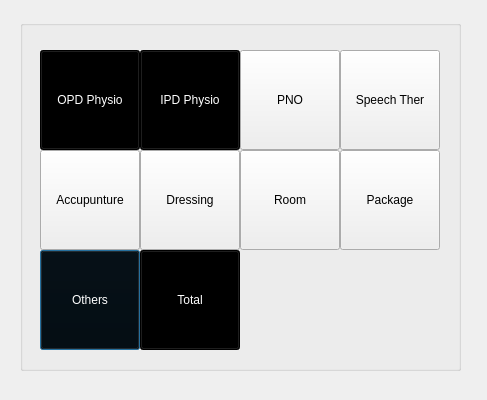
<?xml version="1.0" encoding="UTF-8"?>
<ui version="4.0">
 <class>new_dis_bill_Dialog</class>
 <widget class="QDialog" name="new_dis_bill_Dialog">
  <property name="geometry">
   <rect>
    <x>0</x>
    <y>0</y>
    <width>487</width>
    <height>400</height>
   </rect>
  </property>
  <property name="windowTitle">
   <string>Display Bill</string>
  </property>
  <widget class="QGroupBox" name="groupBox">
   <property name="geometry">
    <rect>
     <x>20</x>
     <y>20</y>
     <width>441</width>
     <height>351</height>
    </rect>
   </property>
   <property name="title">
    <string/>
   </property>
   <widget class="QPushButton" name="pushButton_9">
    <property name="geometry">
     <rect>
      <x>20</x>
      <y>230</y>
      <width>100</width>
      <height>100</height>
     </rect>
    </property>
    <property name="minimumSize">
     <size>
      <width>100</width>
      <height>100</height>
     </size>
    </property>
    <property name="styleSheet">
     <string notr="true">background-color: rgb(0, 0, 0);
color: rgb(255, 255, 255);</string>
    </property>
    <property name="text">
     <string>Others</string>
    </property>
   </widget>
   <widget class="QPushButton" name="pushButton_6">
    <property name="geometry">
     <rect>
      <x>120</x>
      <y>130</y>
      <width>100</width>
      <height>100</height>
     </rect>
    </property>
    <property name="minimumSize">
     <size>
      <width>100</width>
      <height>100</height>
     </size>
    </property>
    <property name="text">
     <string>Dressing</string>
    </property>
   </widget>
   <widget class="QPushButton" name="pushButton">
    <property name="geometry">
     <rect>
      <x>20</x>
      <y>30</y>
      <width>100</width>
      <height>100</height>
     </rect>
    </property>
    <property name="minimumSize">
     <size>
      <width>100</width>
      <height>100</height>
     </size>
    </property>
    <property name="styleSheet">
     <string notr="true">background-color: rgb(0, 0, 0);
color: rgb(255, 255, 255);</string>
    </property>
    <property name="text">
     <string>OPD Physio</string>
    </property>
   </widget>
   <widget class="QPushButton" name="pushButton_4">
    <property name="geometry">
     <rect>
      <x>320</x>
      <y>30</y>
      <width>100</width>
      <height>100</height>
     </rect>
    </property>
    <property name="minimumSize">
     <size>
      <width>100</width>
      <height>100</height>
     </size>
    </property>
    <property name="text">
     <string>Speech Ther</string>
    </property>
   </widget>
   <widget class="QPushButton" name="pushButton_5">
    <property name="geometry">
     <rect>
      <x>20</x>
      <y>130</y>
      <width>100</width>
      <height>100</height>
     </rect>
    </property>
    <property name="minimumSize">
     <size>
      <width>100</width>
      <height>100</height>
     </size>
    </property>
    <property name="text">
     <string>Accupunture</string>
    </property>
   </widget>
   <widget class="QPushButton" name="pushButton_7">
    <property name="geometry">
     <rect>
      <x>220</x>
      <y>130</y>
      <width>100</width>
      <height>100</height>
     </rect>
    </property>
    <property name="minimumSize">
     <size>
      <width>100</width>
      <height>100</height>
     </size>
    </property>
    <property name="text">
     <string>Room</string>
    </property>
   </widget>
   <widget class="QPushButton" name="pushButton_2">
    <property name="geometry">
     <rect>
      <x>120</x>
      <y>30</y>
      <width>100</width>
      <height>100</height>
     </rect>
    </property>
    <property name="minimumSize">
     <size>
      <width>100</width>
      <height>100</height>
     </size>
    </property>
    <property name="styleSheet">
     <string notr="true">background-color: rgb(0, 0, 0);
color: rgb(255, 255, 255);</string>
    </property>
    <property name="text">
     <string>IPD Physio</string>
    </property>
   </widget>
   <widget class="QPushButton" name="pushButton_8">
    <property name="geometry">
     <rect>
      <x>320</x>
      <y>130</y>
      <width>100</width>
      <height>100</height>
     </rect>
    </property>
    <property name="minimumSize">
     <size>
      <width>100</width>
      <height>100</height>
     </size>
    </property>
    <property name="styleSheet">
     <string notr="true"/>
    </property>
    <property name="text">
     <string>Package</string>
    </property>
   </widget>
   <widget class="QPushButton" name="pushButton_3">
    <property name="geometry">
     <rect>
      <x>220</x>
      <y>30</y>
      <width>100</width>
      <height>100</height>
     </rect>
    </property>
    <property name="minimumSize">
     <size>
      <width>100</width>
      <height>100</height>
     </size>
    </property>
    <property name="text">
     <string>PNO</string>
    </property>
   </widget>
   <widget class="QPushButton" name="pushButton_10">
    <property name="geometry">
     <rect>
      <x>120</x>
      <y>230</y>
      <width>100</width>
      <height>100</height>
     </rect>
    </property>
    <property name="minimumSize">
     <size>
      <width>100</width>
      <height>100</height>
     </size>
    </property>
    <property name="styleSheet">
     <string notr="true">background-color: rgb(0, 0, 0);
color: rgb(255, 255, 255);</string>
    </property>
    <property name="text">
     <string>Total</string>
    </property>
   </widget>
  </widget>
 </widget>
 <resources/>
 <connections/>
</ui>
